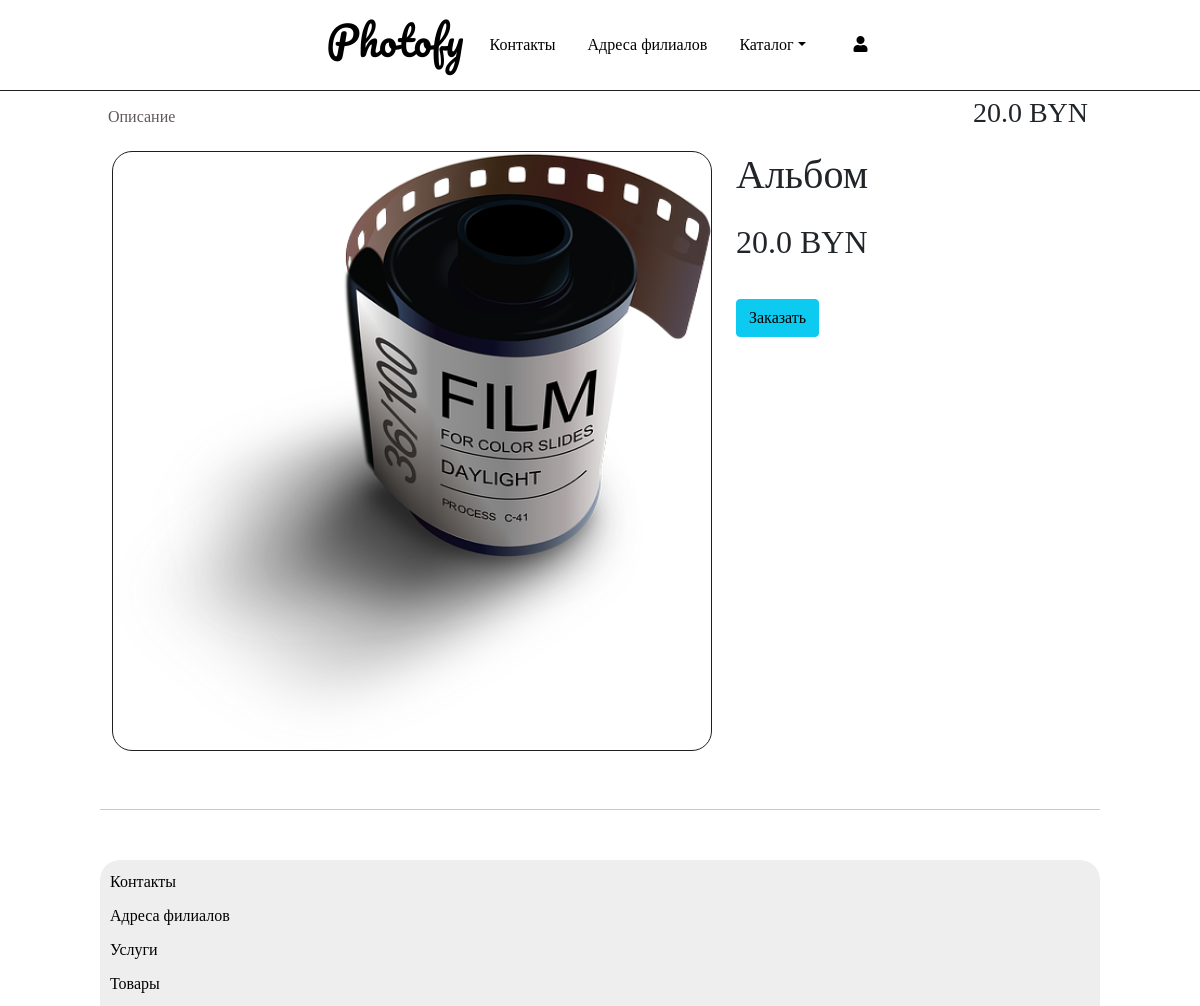
/home/item/4/, run on an earlier commit of the app's database.
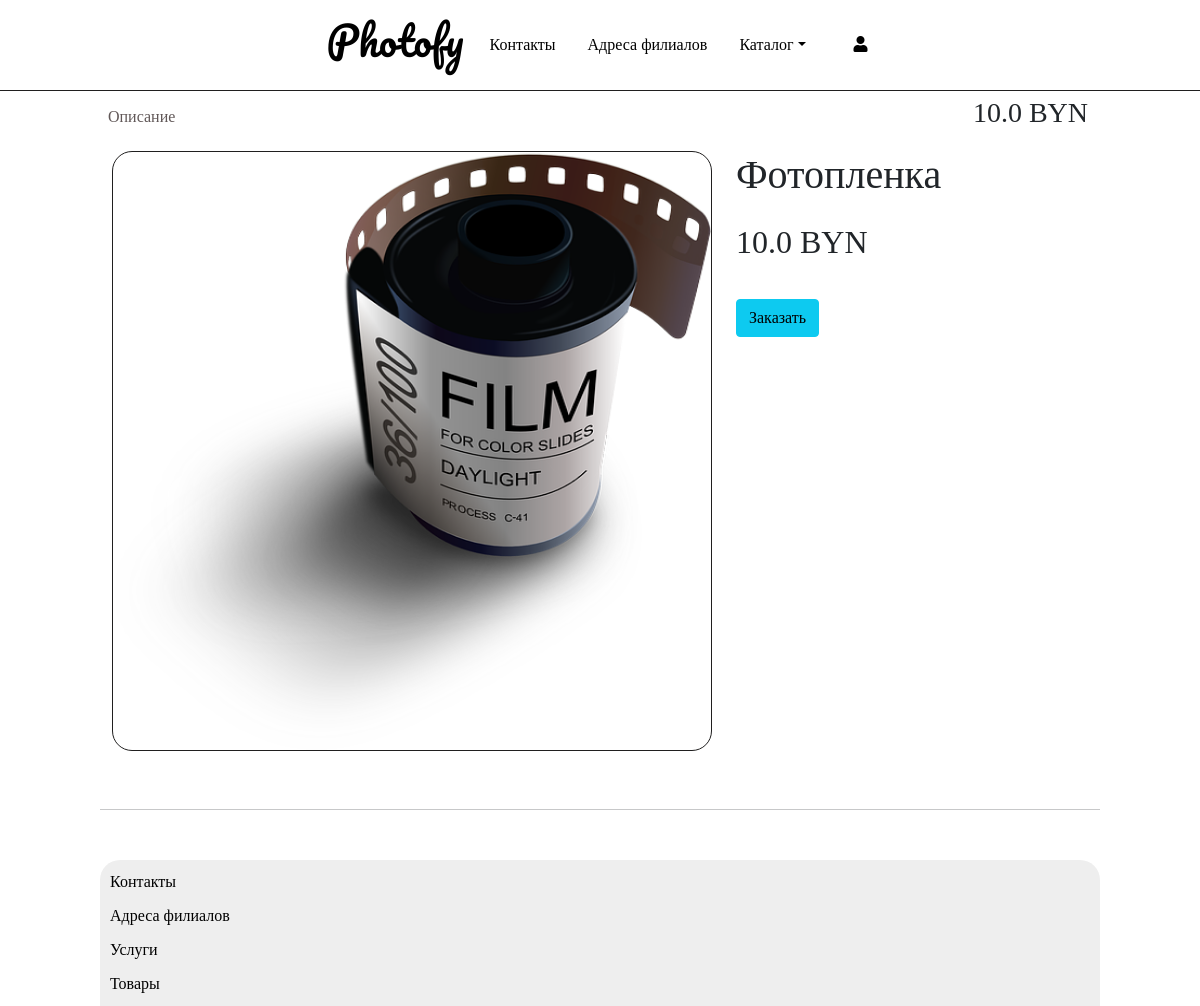
And on a later commit of the database.
### module1/models.py (models this page shows, shortened)
class Services(models.Model):
    title = models.CharField(verbose_name=_("title"), help_text=_("Required"), max_length=255)
    CHOICES = [
        ('good', 'Goods'),
        ('service', 'Services'),
    ]
    category = models.CharField(max_length=32, choices=CHOICES, default='good')
    description = models.TextField(verbose_name=_("Описание"), help_text=_("Not required"), blank=True)
    image = models.ImageField(verbose_name='image', help_text=_("Upload a product image"), default="photos/photo-roll.png", upload_to="photos/")
    regular_price = models.FloatField(verbose_name=_("Regular price"), help_text=_("Максимально 10 цифр"))
    created_at = models.DateTimeField(_("Created at"), auto_now_add=True, editable=False)
    updated_at = models.DateTimeField(_("Updated at"), auto_now_add=True)
    available = models.IntegerField(blank=True, null=True)
    class Meta:
        ordering = ('-created_at',)
        verbose_name = 'Сервис'
        verbose_name_plural = 'Сервисы'

### module1/views.py (the view)
# urls.py: path('item/<int:pk>/', ItemDetailView, name='detail'),
def ItemDetailView(request,pk):
    facilities = Facility_type.objects.all()
    services = Services.objects.get(id=pk)
    if services.category == 'service':
        if request.method == 'POST':
            if request.user.is_authenticated:
                    user = UserBase.objects.get(user_name=request.user.user_name)
                    selected_item = get_object_or_404(Facility_type, title=request.POST.get('item_id'))
                    orderForm = OrderForm(request.POST)
                    if orderForm.is_valid():
                        order_service = orderForm.save(commit=False)
                        order_service.order = Order.objects.create(client=request.user)
                        order_service.service = services
                        order_service.urgency_rate = orderForm.cleaned_data['urgency_rate']
                        order_service.facility = selected_item
                        order_service.number_of_photos = orderForm.cleaned_data['number_of_photos']
                        order_service.paper_type = orderForm.cleaned_data['paper_type']
                        order_service.photo_format = orderForm.cleaned_data['photo_format']
                        if order_service.paper_type == 'Matte' or order_service.paper_type == 'Glossy' or order_service.paper_type == 'Semi-Glossy':
                            order_service.price = services.regular_price*1.1 * order_service.number_of_photos
                        if order_service.paper_type == 'SuperGlossy' or order_service.paper_type == 'Silk' or order_service.paper_type == 'Satin':
                            order_service.price = services.regular_price*1.2 * order_service.number_of_photos
                        if order_service.photo_format == '10x15' or order_service.photo_format == '9x12':
                            order_service.price = order_service.price * 1.1
                        if order_service.photo_format == '15x20' or order_service.photo_format == '15x22,5' or order_service.photo_format == '11,5x15':
                            order_service.price = order_service.price * 1.2
                        if order_service.photo_format == '21x30' or order_service.photo_format == '10x30' or order_service.photo_format == '15x45':
                            order_service.price = order_service.price * 1.3
                        if order_service.photo_format == '20x30':
                            order_service.price = order_service.price * 1.6
                        if order_service.photo_format == '30x40' or order_service.photo_format == '30x42' or order_service.photo_format == '30x45':
                            order_service.price = order_service.price * 1.8
                        if order_service.urgency_rate < 3:
                            order_service.price = order_service.price * 2
                        if order_service.number_of_photos>20:
                            order_service.price = order_service.price * 0.95
                        if services.title == 'Скидочная карта' and user.has_discount==False:
                            user.has_discount = True
                        if user.has_discount == True:
                            order_service.price = order_service.price * 0.90
                        if user.is_professional==True:
                            order_service.price = order_service.price * 0.90
                        user.save()
                        order_service.save()
                        return render(request, 'order_success.html', {'price': order_service.price})
                    else:
                        return HttpResponse('Validation error')
            else:
                return redirect('/home/login/')
        else:
            orderForm = OrderForm()
        return render(request, 'service_detail.html', {'form': orderForm, 'services': services, 'facilities': facilities})
    else:
        if request.method == 'POST':
            if request.user.is_authenticated:
                user = UserBase.objects.get(user_name=request.user.user_name)
                selected_item = get_object_or_404(Facility_type, title=request.POST.get('item_id'))
                orderForm = GoodsOrderForm(request.POST)
                if orderForm.is_valid():
                    order_service = orderForm.save(commit=False)
                    order_service.order = Order.objects.create(client=request.user)
                    order_service.service = services
                    order_service.facility = selected_item
                    order_service.number_of_photos = orderForm.cleaned_data['number_of_photos']
                    order_service.price = services.regular_price * order_service.number_of_photos
                    if services.title == 'Скидочная карта' and user.has_discount==False:
                        user.has_discount = True
                    if user.has_discount == True and services.title!='Скидочная карта':
                        order_service.price = order_service.price * 0.90
                    if user.is_professional==True:
                        order_service.price = order_service.price * 0.90
                    user.save()
                    order_service.save()
                    return render(request, 'order_success.html', {'price': order_service.price})
                else:
                    return HttpResponse('Validation error')
            else:
                return redirect('/home/login/')
        else:
            orderForm = GoodsOrderForm()
        return render(request, 'goods_detail.html', {'form': orderForm, 'services': services, 'facilities': facilities})

### templates/goods_detail.html (shortened to what this page needs)
{% extends "base.html"%}
{% block content %}
<div class="container-fluid products-detail-nav" style="margin-bottom:50px;">
  <div class="row products-detail-row1">
    <div class="col-6 products-detail-column-1" style="padding: 0px">
      <nav class="navbar navbar-expand-lg" style="padding: 0px">
        <div class="container-fluid" style="padding: 0px">
          <div class="collapse navbar-collapse" id="navbarNavAltMarkup" style="padding:0px">
            <div class="navbar-nav products-detail-nav-item">
              <a class="nav-link active" aria-current="page" href="#">Описание</a>
            </div>
          </div>
        </div>
      </nav>
    </div>
    <div class="col-6 d-flex justify-content-end align-items-center">
      <h3 class="price">{{ services.regular_price }} BYN</h3>
    </div>
  </div>
  <div class="row products-detail-row2">
    <div class="col-lg">
        <div class="big-image-container my-2 d-flex justify-content-center align-items-center" id="big-image-container">
            <img src="{{ services.image.url }}" alt="">
        </div>
    </div>
    <div class="col-lg products-detail-column-2 my-2">
      <h1>{{ services.title }}</h1>
      <h2 class='product-detail-price'>{{ services.regular_price}} BYN</h2>
      <button type="button" onclick="showmodal()" class="btn btn-info" style="margin-top:30px">Заказать</button>
    </div>
  </div>
</div>
{% endblock content %}

What changed in the data, as far as the page shows it:
changed Services: regular_price "20.0" → "10.0"; title "Альбом" → "Фотопленка"
